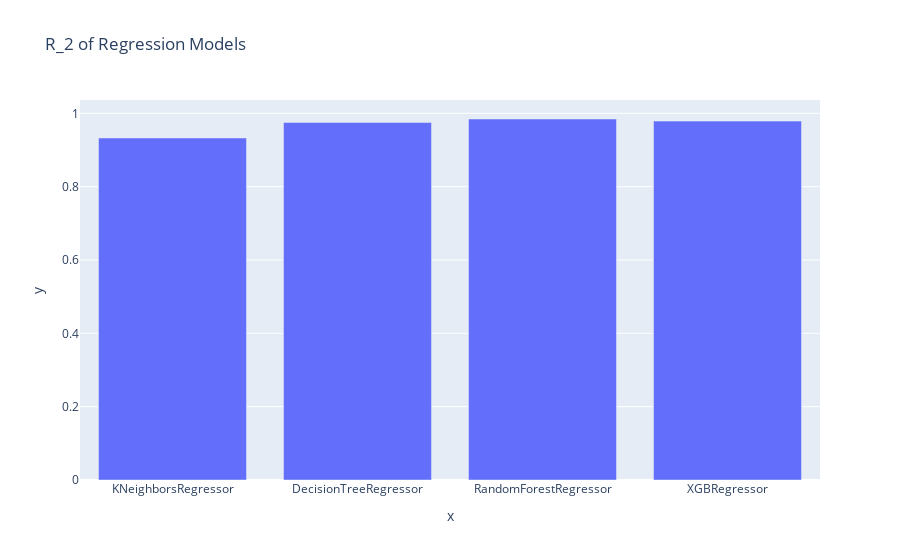

The cell this chart's notebook holds for it:
### Code cell
#best
models = [ 'KNeighborsRegressor','DecisionTreeRegressor', 'RandomForestRegressor', 'XGBRegressor']
score = [r2_knn,r2_dt, rf_r2, xgb_r2]

fig=px.bar(x=models, y=score,title='R_2 of Regression Models')
fig.show()

print("FINDING BEST FIT MODEL FOR EVALUATION BASED ON R_2 SCORE\n")
max_score = max(score)  # Initialize max_score with the maximum value in the score list
max_model = ""

for model, score_value in zip(models, score):
    print(model, score_value)
    if score_value == max_score:
        max_model = model

print(f"\nModel: {max_model} contain Maximum R2_Score: {max_score} ")

### Figure 1 — Plotly figure (JSON) as saved in the notebook; plotly's stock layout.template omitted (floating-point values rounded to 4 significant figures)
{"data": [{"alignmentgroup": "True", "hovertemplate": "x=%{x}<br>y=%{y}<extra></extra>", "legendgroup": "", "marker": {"color": "#636efa", "pattern": {"shape": ""}}, "name": "", "offsetgroup": "", "orientation": "v", "showlegend": false, "textposition": "auto", "type": "bar", "x": ["KNeighborsRegressor", "DecisionTreeRegressor", "RandomForestRegressor", "XGBRegressor"], "xaxis": "x", "y": [0.9328, 0.9751, 0.9845, 0.9787], "yaxis": "y"}], "layout": {"barmode": "relative", "legend": {"tracegroupgap": 0}, "title": {"text": "R_2 of Regression Models"}, "xaxis": {"anchor": "y", "domain": [0, 1], "title": {"text": "x"}}, "yaxis": {"anchor": "x", "domain": [0, 1], "title": {"text": "y"}}}}
